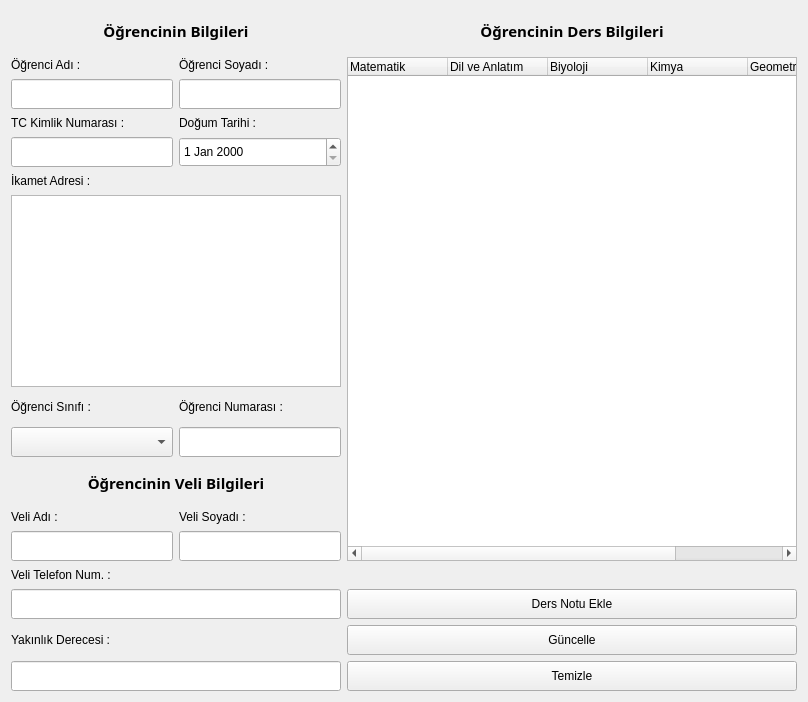
             <widget class="QWidget" name="studentUpdate">
              <attribute name="title">
               <string>Öğrenci Bilgisi Güncelle</string>
              </attribute>
              <layout class="QGridLayout" name="gridLayout_4">
               <item row="1" column="1">
                <widget class="QLabel" name="label_20">
                 <property name="minimumSize">
                  <size>
                   <width>160</width>
                   <height>16</height>
                  </size>
                 </property>
                 <property name="text">
                  <string>Öğrenci Soyadı : </string>
                 </property>
                </widget>
               </item>
               <item row="4" column="0">
                <widget class="QLineEdit" name="studentTcTbx_2">
                 <property name="minimumSize">
                  <size>
                   <width>160</width>
                   <height>30</height>
                  </size>
                 </property>
                 <property name="text">
                  <string/>
                 </property>
                </widget>
               </item>
               <item row="1" column="2" rowspan="13">
                <widget class="QTreeWidget" name="NotBilgisi">
                 <property name="minimumSize">
                  <size>
                   <width>450</width>
                   <height>0</height>
                  </size>
                 </property>
                 <property name="maximumSize">
                  <size>
                   <width>450</width>
                   <height>16777215</height>
                  </size>
                 </property>
                 <column>
                  <property name="text">
                   <string>Matematik</string>
                  </property>
                 </column>
                 <column>
                  <property name="text">
                   <string>Dil ve Anlatım</string>
                  </property>
                 </column>
                 <column>
                  <property name="text">
                   <string>Biyoloji</string>
                  </property>
                 </column>
                 <column>
                  <property name="text">
                   <string>Kimya</string>
                  </property>
                 </column>
                 <column>
                  <property name="text">
                   <string>Geometri</string>
                  </property>
                 </column>
                 <column>
                  <property name="text">
                   <string>Edebiyat</string>
                  </property>
                 </column>
                </widget>
               </item>
               <item row="10" column="0">
                <widget class="QComboBox" name="classCbx">
                 <property name="minimumSize">
                  <size>
                   <width>0</width>
                   <height>30</height>
                  </size>
                 </property>
                </widget>
               </item>
               <item row="0" column="0" colspan="2">
                <widget class="QLabel" name="label_14">
                 <property name="minimumSize">
                  <size>
                   <width>330</width>
                   <height>40</height>
                  </size>
                 </property>
                 <property name="font">
                  <font>
                   <family>Century Gothic</family>
                   <pointsize>11</pointsize>
                   <weight>75</weight>
                   <bold>true</bold>
                  </font>
                 </property>
                 <property name="text">
                  <string>Öğrencinin Bilgileri</string>
                 </property>
                 <property name="alignment">
                  <set>Qt::AlignCenter</set>
                 </property>
                </widget>
               </item>
               <item row="17" column="2">
                <widget class="QPushButton" name="ClearUpdateBtn">
                 <property name="minimumSize">
                  <size>
                   <width>50</width>
                   <height>30</height>
                  </size>
                 </property>
                 <property name="text">
                  <string>Temizle</string>
                 </property>
                </widget>
               </item>
               <item row="5" column="0" colspan="2">
                <widget class="QLabel" name="label_15">
                 <property name="minimumSize">
                  <size>
                   <width>330</width>
                   <height>16</height>
                  </size>
                 </property>
                 <property name="text">
                  <string>İkamet Adresi :</string>
                 </property>
                </widget>
               </item>
               <item row="8" column="1">
                <widget class="QLabel" name="label_28">
                 <property name="minimumSize">
                  <size>
                   <width>160</width>
                   <height>16</height>
                  </size>
                 </property>
                 <property name="maximumSize">
                  <size>
                   <width>257</width>
                   <height>16777215</height>
                  </size>
                 </property>
                 <property name="text">
                  <string>Öğrenci Numarası : </string>
                 </property>
                </widget>
               </item>
               <item row="10" column="1">
                <widget class="QLineEdit" name="studentNumber">
                 <property name="minimumSize">
                  <size>
                   <width>160</width>
                   <height>30</height>
                  </size>
                 </property>
                 <property name="text">
                  <string/>
                 </property>
                </widget>
               </item>
               <item row="6" column="0" colspan="2">
                <widget class="QTextEdit" name="studentAddrsTbx_2">
                 <property name="minimumSize">
                  <size>
                   <width>330</width>
                   <height>50</height>
                  </size>
                 </property>
                 <property name="html">
                  <string>&lt;!DOCTYPE HTML PUBLIC &quot;-//W3C//DTD HTML 4.0//EN&quot; &quot;http://www.w3.org/TR/REC-html40/strict.dtd&quot;&gt;
&lt;html&gt;&lt;head&gt;&lt;meta name=&quot;qrichtext&quot; content=&quot;1&quot; /&gt;&lt;style type=&quot;text/css&quot;&gt;
p, li { white-space: pre-wrap; }
&lt;/style&gt;&lt;/head&gt;&lt;body style=&quot; font-family:'MS Shell Dlg 2'; font-size:8.25pt; font-weight:400; font-style:normal;&quot;&gt;
&lt;p style=&quot;-qt-paragraph-type:empty; margin-top:0px; margin-bottom:0px; margin-left:0px; margin-right:0px; -qt-block-indent:0; text-indent:0px;&quot;&gt;&lt;br /&gt;&lt;/p&gt;&lt;/body&gt;&lt;/html&gt;</string>
                 </property>
                </widget>
               </item>
               <item row="3" column="1">
                <widget class="QLabel" name="label_26">
                 <property name="minimumSize">
                  <size>
                   <width>160</width>
                   <height>16</height>
                  </size>
                 </property>
                 <property name="maximumSize">
                  <size>
                   <width>16777215</width>
                   <height>16777215</height>
                  </size>
                 </property>
                 <property name="text">
                  <string>Doğum Tarihi :</string>
                 </property>
                </widget>
               </item>
               <item row="16" column="0" colspan="2">
                <widget class="QLabel" name="label_22">
                 <property name="minimumSize">
                  <size>
                   <width>330</width>
                   <height>16</height>
                  </size>
                 </property>
                 <property name="text">
                  <string>Yakınlık Derecesi :</string>
                 </property>
                </widget>
               </item>
               <item row="14" column="0" colspan="2">
                <widget class="QLabel" name="label_19">
                 <property name="minimumSize">
                  <size>
                   <width>330</width>
                   <height>16</height>
                  </size>
                 </property>
                 <property name="text">
                  <string>Veli Telefon Num. : </string>
                 </property>
                </widget>
               </item>
               <item row="13" column="0">
                <widget class="QLineEdit" name="parentNameTbx_2">
                 <property name="minimumSize">
                  <size>
                   <width>160</width>
                   <height>30</height>
                  </size>
                 </property>
                 <property name="text">
                  <string/>
                 </property>
                </widget>
               </item>
               <item row="4" column="1">
                <widget class="QDateEdit" name="dateEdit_2">
                 <property name="minimumSize">
                  <size>
                   <width>0</width>
                   <height>30</height>
                  </size>
                 </property>
                </widget>
               </item>
               <item row="3" column="0">
                <widget class="QLabel" name="label_18">
                 <property name="minimumSize">
                  <size>
                   <width>160</width>
                   <height>16</height>
                  </size>
                 </property>
                 <property name="maximumSize">
                  <size>
                   <width>257</width>
                   <height>16777215</height>
                  </size>
                 </property>
                 <property name="text">
                  <string>TC Kimlik Numarası : </string>
                 </property>
                </widget>
               </item>
               <item row="17" column="0" colspan="2">
                <widget class="QLineEdit" name="degreeTbx_2">
                 <property name="minimumSize">
                  <size>
                   <width>330</width>
                   <height>30</height>
                  </size>
                 </property>
                 <property name="text">
                  <string/>
                 </property>
                </widget>
               </item>
               <item row="2" column="1">
                <widget class="QLineEdit" name="studentLastNameTbx_2">
                 <property name="minimumSize">
                  <size>
                   <width>160</width>
                   <height>30</height>
                  </size>
                 </property>
                 <property name="text">
                  <string/>
                 </property>
                </widget>
               </item>
               <item row="12" column="1">
                <widget class="QLabel" name="label_13">
                 <property name="minimumSize">
                  <size>
                   <width>160</width>
                   <height>16</height>
                  </size>
                 </property>
                 <property name="text">
                  <string>Veli Soyadı : </string>
                 </property>
                </widget>
               </item>
               <item row="12" column="0">
                <widget class="QLabel" name="label_17">
                 <property name="minimumSize">
                  <size>
                   <width>160</width>
                   <height>16</height>
                  </size>
                 </property>
                 <property name="text">
                  <string>Veli Adı :</string>
                 </property>
                </widget>
               </item>
               <item row="16" column="2">
                <widget class="QPushButton" name="studentUpdateBtn">
                 <property name="minimumSize">
                  <size>
                   <width>50</width>
                   <height>30</height>
                  </size>
                 </property>
                 <property name="text">
                  <string>Güncelle</string>
                 </property>
                </widget>
               </item>
               <item row="0" column="2">
                <widget class="QLabel" name="label_24">
                 <property name="minimumSize">
                  <size>
                   <width>330</width>
                   <height>40</height>
                  </size>
                 </property>
                 <property name="font">
                  <font>
                   <family>Century Gothic</family>
                   <pointsize>11</pointsize>
                   <weight>75</weight>
                   <bold>true</bold>
                  </font>
                 </property>
                 <property name="text">
                  <string>Öğrencinin Ders Bilgileri</string>
                 </property>
                 <property name="alignment">
                  <set>Qt::AlignCenter</set>
                 </property>
                </widget>
               </item>
               <item row="1" column="0">
                <widget class="QLabel" name="label_21">
                 <property name="minimumSize">
                  <size>
                   <width>160</width>
                   <height>16</height>
                  </size>
                 </property>
                 <property name="text">
                  <string>Öğrenci Adı :</string>
                 </property>
                </widget>
               </item>
               <item row="8" column="0">
                <widget class="QLabel" name="label_16">
                 <property name="minimumSize">
                  <size>
                   <width>160</width>
                   <height>16</height>
                  </size>
                 </property>
                 <property name="text">
                  <string>Öğrenci Sınıfı :</string>
                 </property>
                </widget>
               </item>
               <item row="13" column="1">
                <widget class="QLineEdit" name="parentLastnameTbx_2">
                 <property name="minimumSize">
                  <size>
                   <width>160</width>
                   <height>30</height>
                  </size>
                 </property>
                 <property name="text">
                  <string/>
                 </property>
                </widget>
               </item>
               <item row="11" column="0" colspan="2">
                <widget class="QLabel" name="label_23">
                 <property name="minimumSize">
                  <size>
                   <width>330</width>
                   <height>40</height>
                  </size>
                 </property>
                 <property name="font">
                  <font>
                   <family>Century Gothic</family>
                   <pointsize>11</pointsize>
                   <weight>75</weight>
                   <bold>true</bold>
                  </font>
                 </property>
                 <property name="text">
                  <string>Öğrencinin Veli Bilgileri</string>
                 </property>
                 <property name="alignment">
                  <set>Qt::AlignCenter</set>
                 </property>
                </widget>
               </item>
               <item row="15" column="0" colspan="2">
                <widget class="QLineEdit" name="parentTelTbx_2">
                 <property name="minimumSize">
                  <size>
                   <width>330</width>
                   <height>30</height>
                  </size>
                 </property>
                 <property name="text">
                  <string/>
                 </property>
                </widget>
               </item>
               <item row="2" column="0">
                <widget class="QLineEdit" name="studentNameTbx_2">
                 <property name="minimumSize">
                  <size>
                   <width>160</width>
                   <height>30</height>
                  </size>
                 </property>
                 <property name="text">
                  <string/>
                 </property>
                </widget>
               </item>
               <item row="15" column="2">
                <widget class="QPushButton" name="lessonAdd">
                 <property name="minimumSize">
                  <size>
                   <width>50</width>
                   <height>30</height>
                  </size>
                 </property>
                 <property name="text">
                  <string>Ders Notu Ekle</string>
                 </property>
                </widget>
               </item>
              </layout>
             </widget>
